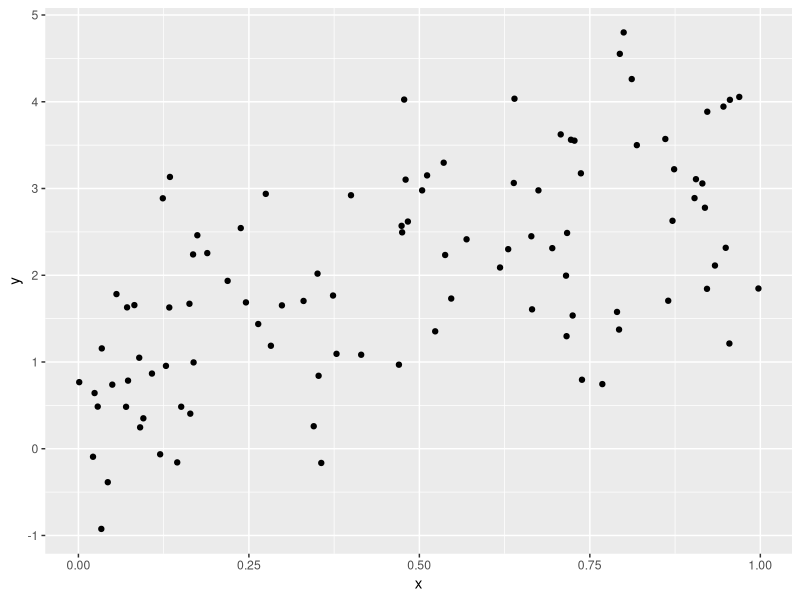

Write the R code that produced this figure.
## ---- chunk 1
library(tidyverse)
plot_df=
  tibble(
    x = runif(100),
    y = 1+2*x+rnorm(100)
  )

plot_df |> 
  ggplot(aes(x = x, y = y))+geom_point()
  
